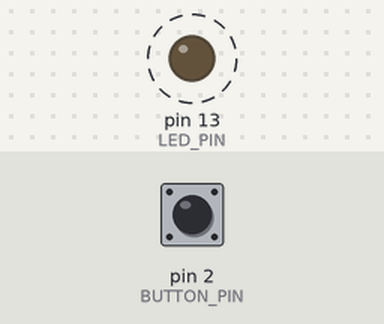
The sketch below on a simulated Arduino Uno, built with avr-gcc and run on an emulated ATmega328P. Shown: output pins drawn as LEDs (lit = HIGH). Dashed ring = blinking. Inputs (shaded band) come from the test bench; at power-on: pin 2 (BUTTON_PIN) HIGH. What the sketch prints to the serial monitor is not drawn.

Above: at 3.8 s.
3.9 s: pin 2 (BUTTON_PIN) pulled LOW for 1.3 s
Timing chart, 0 to 13.4 s (numbered marks = the images above; inputs shaded):
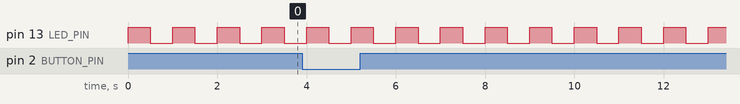

The sketch:

delay_blind.ino
```cpp
// delay_blind.ino - blink with delay() and also watch a button: the button is looked at only once a second
const int LED_PIN = 13;
const int BUTTON_PIN = 2;

int lastLevel = HIGH;
long presses = 0;

void setup() {
  Serial.begin(115200);
  pinMode(LED_PIN, OUTPUT);
  pinMode(BUTTON_PIN, INPUT_PULLUP);
}

void loop() {
  digitalWrite(LED_PIN, HIGH);
  delay(500);                          // for half a second the sketch does nothing else
  digitalWrite(LED_PIN, LOW);
  delay(500);                          // and again
  int level = digitalRead(BUTTON_PIN);
  if (lastLevel == HIGH && level == LOW) {
    presses++;
    Serial.print("press seen at ");
    Serial.print(millis());
    Serial.print(" ms, total ");
    Serial.println(presses);
  }
  lastLevel = level;
}
```

Measured:
- by itself, pin 13 (LED_PIN): alternates HIGH for 0.50 s and LOW for 0.50 s
